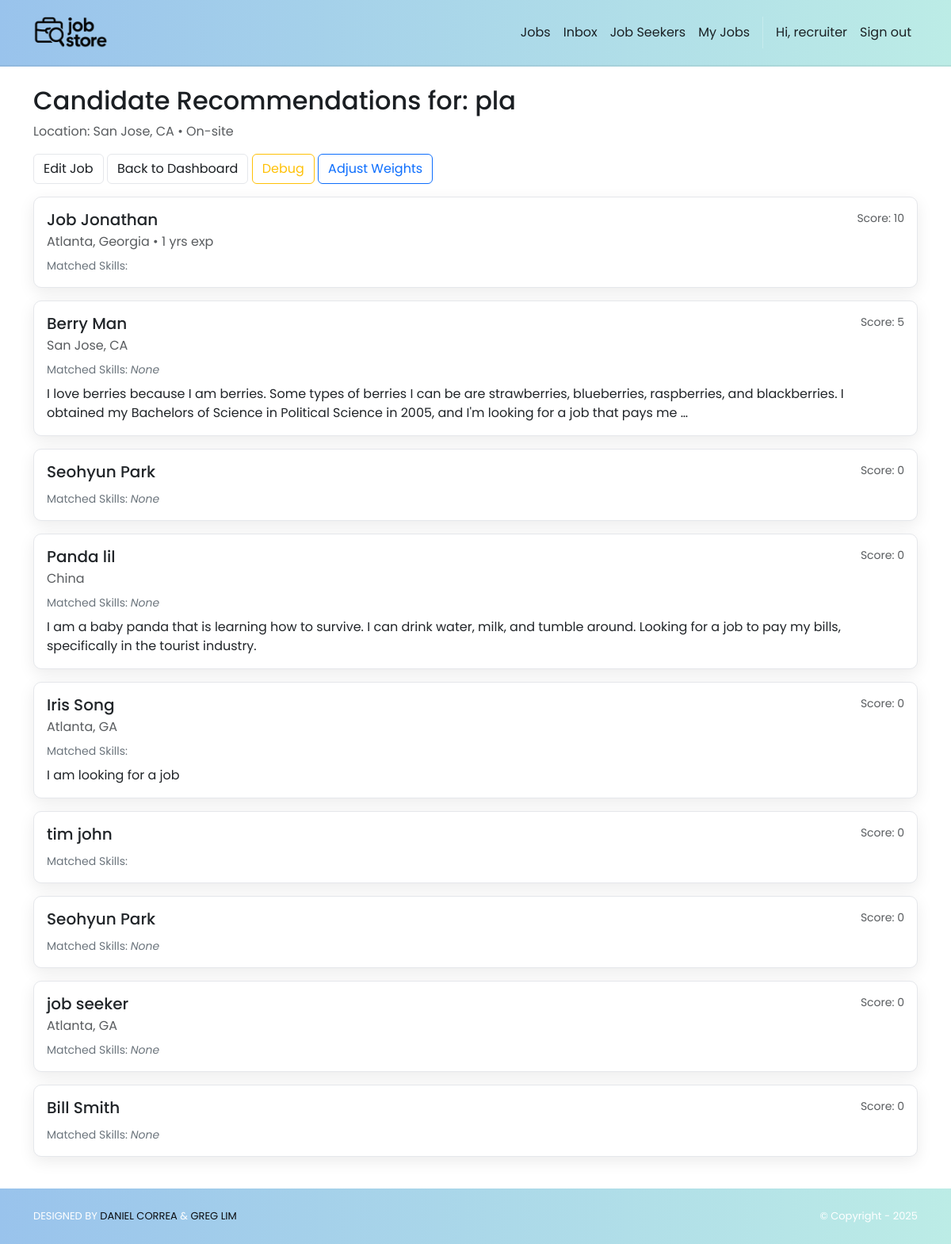
Before: /jobs/6/recommendations/ (signed in) with the older database file.
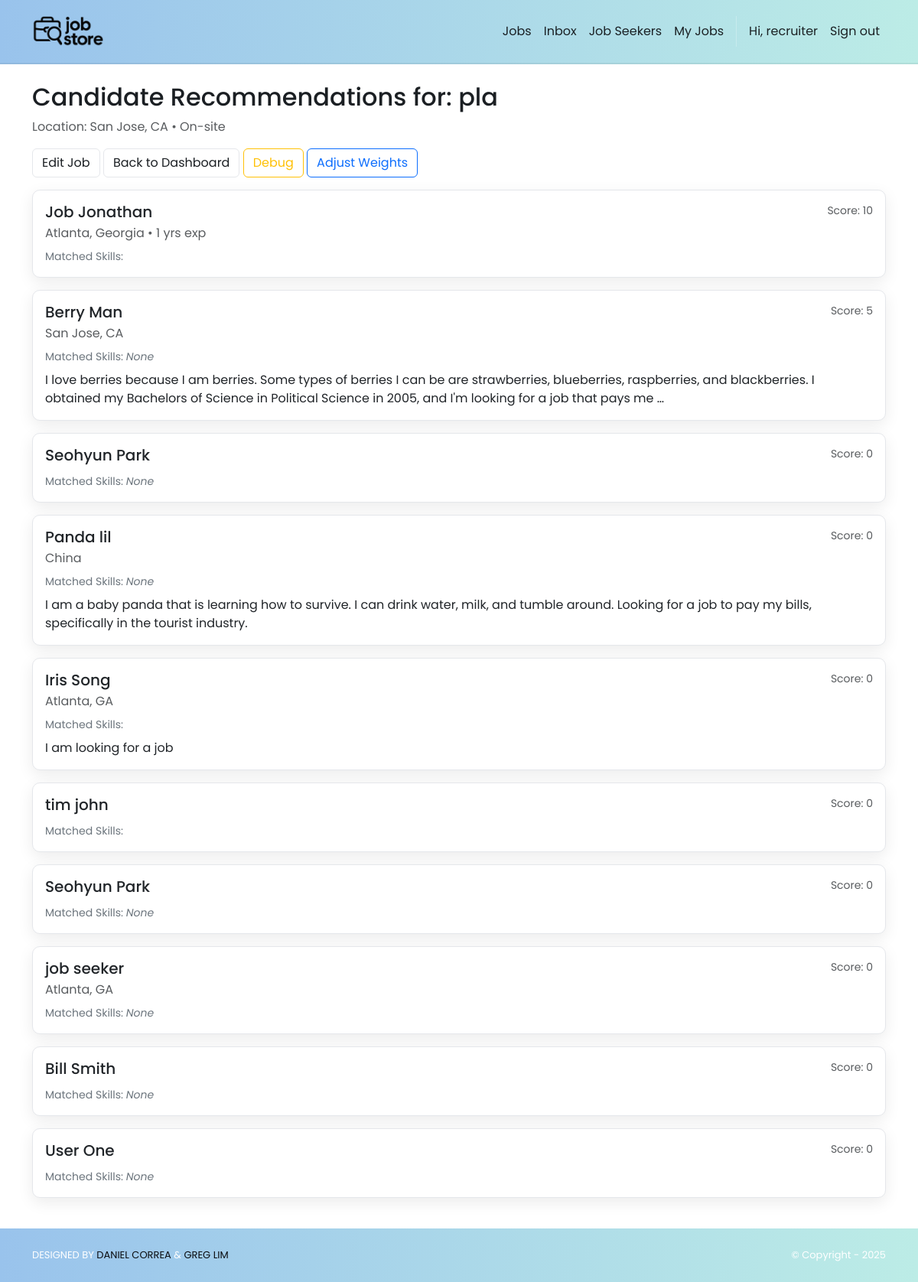
After: the same page with the newer database file.
### jobSeekers/models.py (models this page shows, shortened)
class JobSeeker(models.Model):
    user = models.OneToOneField(
        settings.AUTH_USER_MODEL, on_delete=models.CASCADE, related_name="jobseeker_profile"
    )
    firstName = models.CharField("First Name", max_length=255)
    lastName  = models.CharField("Last Name", max_length=255)
    location  = models.CharField("Location", max_length=255, blank=True)
    image     = models.ImageField("Profile Image", upload_to='jobSeeker_images/', null=True, blank=True)
    years_experience = models.PositiveIntegerField(null=True, blank=True)
    open_to_work = models.BooleanField(default=True)
    desired_salary_min = models.PositiveIntegerField(null=True, blank=True)
    desired_salary_max = models.PositiveIntegerField(null=True, blank=True)
    education = models.ForeignKey("Institution", on_delete=models.PROTECT, related_name="jobSeeker", null=True, blank=True)
    degree    = models.CharField(max_length=255, blank=True)
    startYear = models.IntegerField("Start Year", null=True, blank=True)
    endYear   = models.IntegerField("End Year", null=True, blank=True)
    headline   = models.TextField(blank=True)
    experience = models.ManyToManyField("Experience", related_name="jobSeeker", blank=True)
    skills     = models.ManyToManyField("Skill", related_name="jobSeeker", blank=True)
    links      = models.ManyToManyField("Link", related_name="jobSeeker", blank=True)
    hide_image = models.BooleanField(default=False)
    hide_headline = models.BooleanField(default=False)
    hide_profile = models.BooleanField(default=False)
    hide_location = models.BooleanField(default=False)
    @property
    def full_name(self):
        return f"{self.firstName} {self.lastName}"

### jobs/views.py (the view)
# urls.py: path("<int:pk>/recommendations/", views.job_recommendations, name="jobs.recommendations"),
@login_required
@recruiter_required
def job_recommendations(request, pk):
    job = get_object_or_404(Job, pk=pk, created_by=request.user)
    candidates = recommend_candidates_for_job(job)
    return render(request, "jobs/recommendations.html", {"job": job, "candidates": candidates})

### accounts/models.py (called while the page is built)
    @property
    def is_recruiter(self) -> bool:
        return self.role == self.Roles.RECRUITER

    @property
    def is_jobseeker(self) -> bool:
        return self.role == self.Roles.JOB_SEEKER

### jobStore/context_processors.py (called while the page is built)
def static_revisions(request):
    base = Path(settings.BASE_DIR)
    logo_path = base / 'jobStore' / 'static' / 'img' / 'logo.png'
    try:
        rev_logo = str(int(os.path.getmtime(logo_path)))
    except Exception:
        rev_logo = '1'
    css_path = base / 'jobStore' / 'static' / 'css' / 'style.css'
    try:
        rev_css = str(int(os.path.getmtime(css_path)))
    except Exception:
        rev_css = '1'
    return {
        'STATIC_REV_LOGO': rev_logo,
        'STATIC_REV_CSS': rev_css,
    }

### jobs/templates/jobs/recommendations.html
{% extends "base.html" %}
{% block content %}
<div class="container py-4">
  <h2>Candidate Recommendations for: {{ job.title }}</h2>
  <p class="text-muted">Location: {{ job.location }} • {{ job.get_remote_type_display }}{% if job.min_experience %} • Min Exp: {{ job.min_experience }} yrs{% endif %}</p>
  <div class="mb-3">
    <a href="{% url 'jobs.edit' job.pk %}" class="btn btn-outline-secondary">Edit Job</a>
    <a href="{% url 'jobs.dashboard' %}" class="btn btn-outline-secondary">Back to Dashboard</a>
    <a href="{% url 'jobs.recommendations_debug' job.pk %}" class="btn btn-outline-warning">Debug</a>
    <a href="{% url 'accounts.recommendation_settings' %}" class="btn btn-outline-primary">Adjust Weights</a>
  </div>
  {% for c in candidates %}
    <div class="card mb-3">
      <div class="card-body">
        <div class="d-flex justify-content-between">
          <div>
            <h5 class="card-title mb-1">{{ c.full_name }}</h5>
            <div class="text-muted">{{ c.location }}{% if c.years_experience %} • {{ c.years_experience }} yrs exp{% endif %}</div>
          </div>
          <div class="text-end text-muted small">
            Score: {{ c.total_score|default:0 }}
          </div>
        </div>
        <div class="small text-secondary mt-2">
          Matched Skills:
          {% with job_skills=job.skills.all candidate_skills=c.skills.all %}
            {% if job_skills and candidate_skills %}
              {% for s in job_skills %}
                {% if s in candidate_skills %}
                  <span class="badge text-bg-light me-1">{{ s.name }}</span>
                {% endif %}
              {% endfor %}
            {% else %}
              <em>None</em>
            {% endif %}
          {% endwith %}
        </div>
        {% if c.headline %}
          <p class="mt-2 mb-0">{{ c.headline|truncatewords:40 }}</p>
        {% endif %}
      </div>
    </div>
  {% empty %}
    <p>No matching candidates found yet. Try adding skills or adjusting minimum experience.</p>
  {% endfor %}
</div>
{% endblock %}

Changed rows visible on the page:
added JobSeeker: full_name "User One", total_score "0", shows "None"
